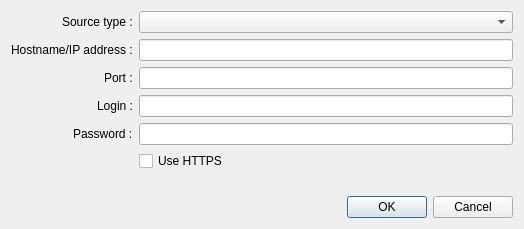
<?xml version="1.0" encoding="UTF-8"?>
<ui version="4.0">
 <class>DialogAddSource</class>
 <widget class="QDialog" name="DialogAddSource">
  <property name="geometry">
   <rect>
    <x>0</x>
    <y>0</y>
    <width>524</width>
    <height>229</height>
   </rect>
  </property>
  <property name="windowTitle">
   <string>Add source</string>
  </property>
  <layout class="QVBoxLayout" name="verticalLayout">
   <item>
    <layout class="QFormLayout" name="formLayout">
     <property name="labelAlignment">
      <set>Qt::AlignRight|Qt::AlignTrailing|Qt::AlignVCenter</set>
     </property>
     <item row="0" column="0">
      <widget class="QLabel" name="labelSourceType">
       <property name="text">
        <string>Source type :</string>
       </property>
      </widget>
     </item>
     <item row="0" column="1">
      <widget class="QComboBox" name="comboBoxSourceType"/>
     </item>
     <item row="1" column="0">
      <widget class="QLabel" name="labelHostname">
       <property name="text">
        <string>Hostname/IP address :</string>
       </property>
      </widget>
     </item>
     <item row="1" column="1">
      <widget class="QLineEdit" name="lineEditHostname"/>
     </item>
     <item row="3" column="0">
      <widget class="QLabel" name="labelLogin">
       <property name="text">
        <string>Login :</string>
       </property>
      </widget>
     </item>
     <item row="3" column="1">
      <widget class="QLineEdit" name="lineEditLogin"/>
     </item>
     <item row="4" column="0">
      <widget class="QLabel" name="labelPassword">
       <property name="text">
        <string>Password :</string>
       </property>
      </widget>
     </item>
     <item row="4" column="1">
      <widget class="QLineEdit" name="lineEditPassword">
       <property name="echoMode">
        <enum>QLineEdit::PasswordEchoOnEdit</enum>
       </property>
      </widget>
     </item>
     <item row="5" column="1">
      <widget class="QCheckBox" name="checkBoxUseHTTPS">
       <property name="text">
        <string>Use HTTPS</string>
       </property>
      </widget>
     </item>
     <item row="2" column="0">
      <widget class="QLabel" name="labelPort">
       <property name="text">
        <string>Port :</string>
       </property>
      </widget>
     </item>
     <item row="2" column="1">
      <widget class="QLineEdit" name="lineEditPort"/>
     </item>
    </layout>
   </item>
   <item>
    <widget class="QDialogButtonBox" name="buttonBox">
     <property name="orientation">
      <enum>Qt::Horizontal</enum>
     </property>
     <property name="standardButtons">
      <set>QDialogButtonBox::Cancel|QDialogButtonBox::Ok</set>
     </property>
    </widget>
   </item>
  </layout>
 </widget>
 <resources/>
 <connections>
  <connection>
   <sender>buttonBox</sender>
   <signal>accepted()</signal>
   <receiver>DialogAddSource</receiver>
   <slot>accept()</slot>
   <hints>
    <hint type="sourcelabel">
     <x>248</x>
     <y>254</y>
    </hint>
    <hint type="destinationlabel">
     <x>157</x>
     <y>274</y>
    </hint>
   </hints>
  </connection>
  <connection>
   <sender>buttonBox</sender>
   <signal>rejected()</signal>
   <receiver>DialogAddSource</receiver>
   <slot>reject()</slot>
   <hints>
    <hint type="sourcelabel">
     <x>316</x>
     <y>260</y>
    </hint>
    <hint type="destinationlabel">
     <x>286</x>
     <y>274</y>
    </hint>
   </hints>
  </connection>
 </connections>
</ui>
